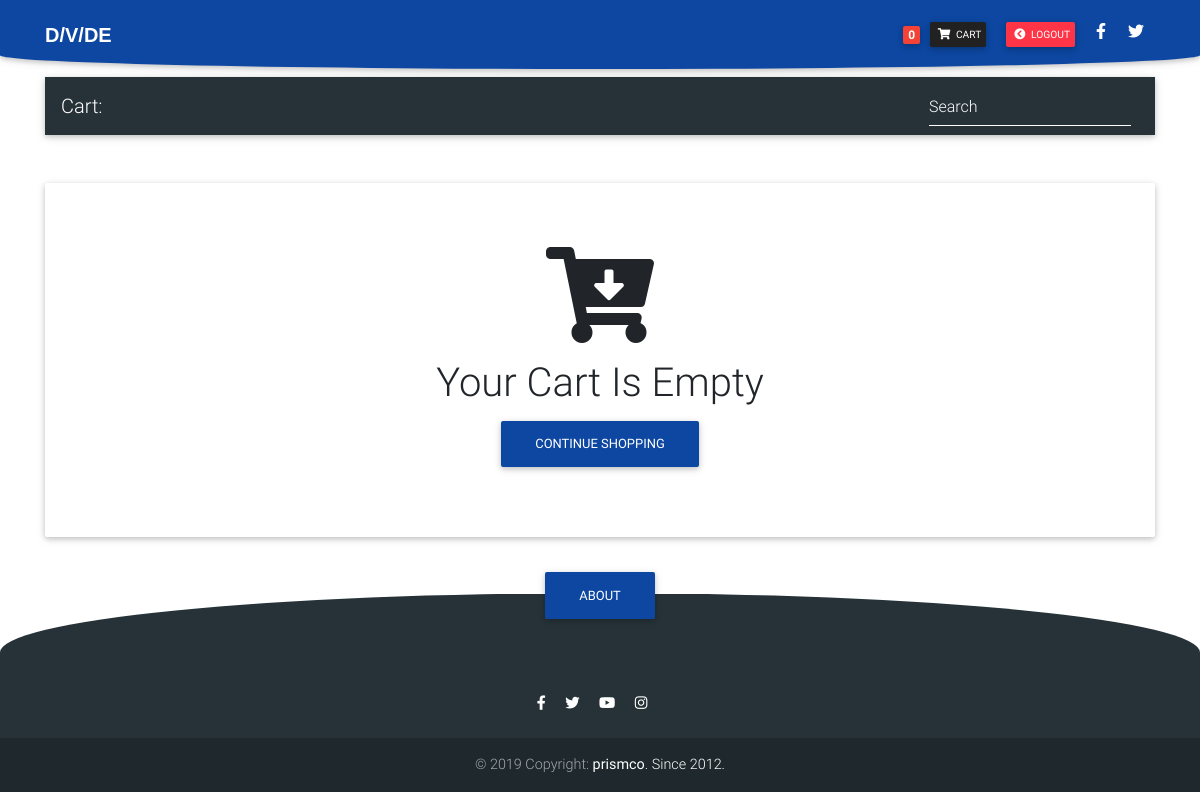
/order-summary/ (signed in), run on an earlier commit of the app's database.
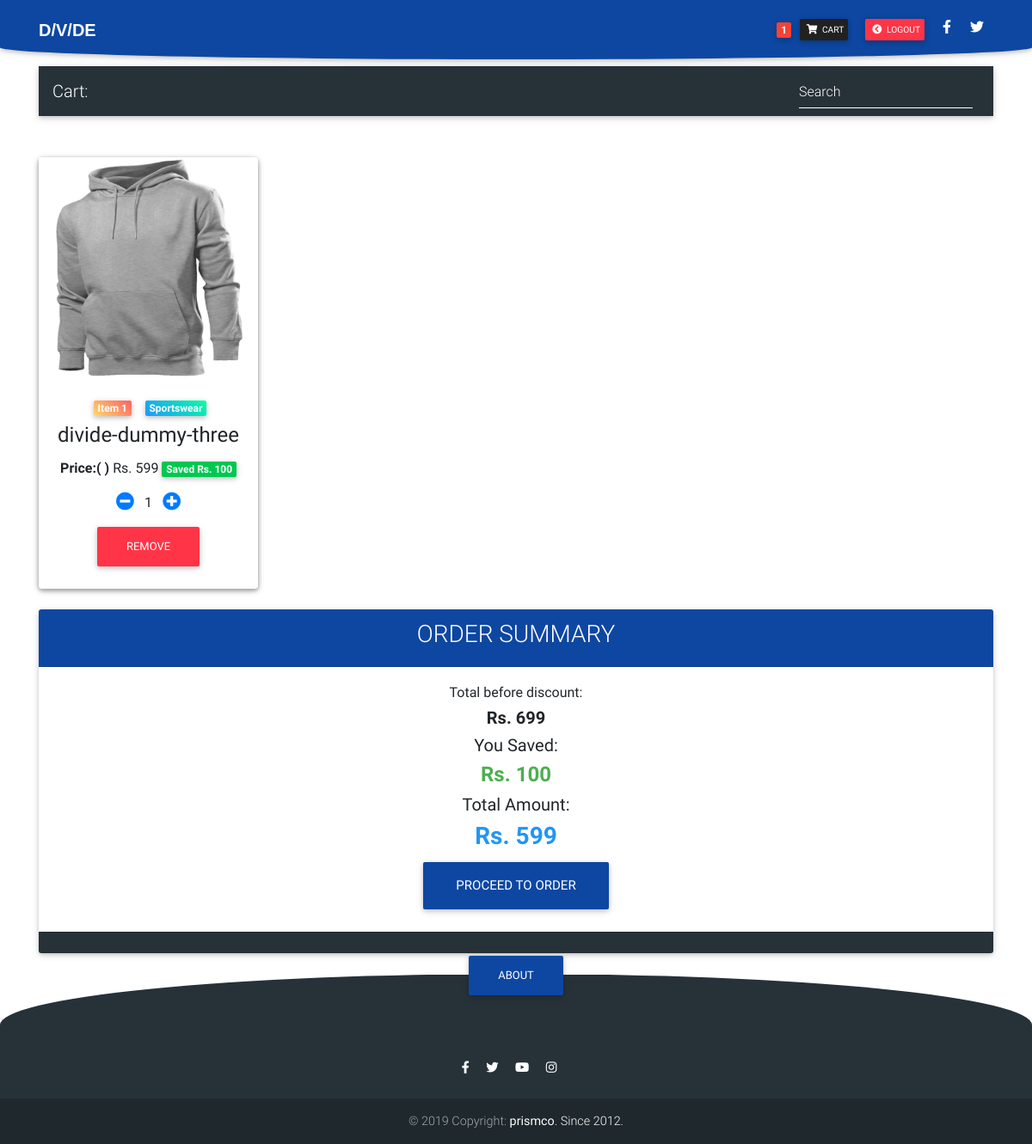
And on a later commit of the database.
### core/models.py (models this page shows, shortened)
class Order(models.Model):
    user = models.ForeignKey(settings.AUTH_USER_MODEL,
                            on_delete=models.CASCADE)
    items = models.ManyToManyField(OrderItem)
    start_date = models.DateTimeField(auto_now_add=True)
    ordered_date = models.DateTimeField()
    ordered = models.BooleanField(default=False)
    billing_address = models.ForeignKey('BillingAddresse', on_delete=models.SET_NULL,
                    blank=True,
                    null = True
                    )
    def get_total(self):
        total = 0
        for order_item in self.items.all():
            total += order_item.get_final_price()
        return total
    def get_all_total(self):
        total = 0
        for order_item in self.items.all():
            total += order_item.total_before_discount()
        return total
    def total_saved(self):
        total = 0
        for order_item in self.items.all():
            total += order_item.total_before_discount() - order_item.get_final_price()
        return total

class OrderItem(models.Model):
    user = models.ForeignKey(settings.AUTH_USER_MODEL,
                            on_delete=models.CASCADE)
    ordered = models.BooleanField(default=False)
    item = models.ForeignKey(Item, on_delete=models.CASCADE)
    quantity = models.IntegerField(default=1)
    size = models.CharField(blank=True,choices = ITEM_SIZE, max_length=2, default="S",)
    def get_total_item_price(self):
        return self.quantity * self.item.price
    def get_total_discount_item_price(self):
        return self.quantity * self.item.discount_price
    def get_amount_saved(self):
        return self.get_total_item_price() - self.get_total_discount_item_price()
    def get_final_price(self):
        if self.item.discount_price:
            return self.get_total_discount_item_price()
        return self.get_total_item_price()
    def total_before_discount(self):
        return self.get_total_item_price()

class Item(models.Model):
    title = models.CharField(max_length=100)
    price = models.IntegerField()
    discount_price = models.IntegerField(blank=True,null=True)
    image = models.ImageField(upload_to = 'product-img/',
        default='default/default-dummy-image.jpg',
        blank=True, null=True)
    category = models.CharField(choices=CATEGORY_CHOICES,max_length=2)
    label = models.CharField(choices=LABEL_CHOICES,max_length=1)
    label_name = models.CharField(choices=LABEL_NAME_CHOICES,max_length=12)
    slug = models.SlugField()
    description = models.TextField()
    quantity = models.IntegerField(default=1)
    add_info = models.TextField()
    add_image1 = models.ImageField(upload_to = 'additional/',
        default='default/add_default.jpg',
        blank=True, null=True)
    add_image2 = models.ImageField(upload_to = 'additional/',
        default='default/add_default.jpg',
        blank=True, null=True)
    add_image3 = models.ImageField(upload_to = 'additional/',
        default='default/add_default.jpg',
        blank=True, null=True)

### core/views.py (the view)
# urls.py: path('order-summary/', OrderSummaryView.as_view(), name='order-summary'),
class OrderSummaryView(LoginRequiredMixin, View):
    def get(self, *args,**kwargs):
        try:
            order = Order.objects.get(user=self.request.user, ordered=False)
            context = {
                'object' : order,
            }
            return render(self.request, 'order_summary.html', context=context)
        except ObjectDoesNotExist:
            messages.error(self.request, "You do not have active Orders!")
            return redirect("/")

### core/templatetags/cart_template_tags.py (called while the page is built)
@register.filter
def cart_item_count(user):
    if user.is_authenticated:
        qs = Order.objects.filter(user=user, ordered=False)
        if qs.exists():
            return qs[0].items.count()
    return 0

### templates/order_summary.html (shortened to what this page needs)
{% extends "base.html" %}
{% load static %}
{% block content %}
  <main>
    <div class="container">
      <nav class="navbar navbar-expand-lg navbar-dark special-color-dark lighten-3 mt-4 mb-5">
        <span class="navbar-brand">Cart:</span>
        <div class="collapse navbar-collapse" id="basicExampleNav">
          <form class="form-inline">
            <div class="md-form my-0">
              <input class="form-control mr-sm-2" type="text" placeholder="Search" aria-label="Search">
            </div>
          </form>
        </div>
      </nav>
    <section class="text-center mb-4 mt-5">
      <div class="row wow fadeIn">
        {% for order_item in object.items.all %}
        <div class="col-lg-3 col-md-6 mb-4">
          <div class="card">
            <div class="card">
              <div class="view overlay">
                <img class="card-img-top" src="{{ order_item.item.image.url }}" alt="Card image cap">
              </div>
              <div class="card-body">
                <a href="{% url 'core:home' %}" class="badge  ml-2 mr-1 mb-2 mt-2 peach-gradient">Item {{ forloop.counter }}</a>
                <a href="{% url 'core:home' %}" class="badge  ml-2 mr-1 mb-2 mt-2 aqua-gradient">{{ order_item.item.get_category_display }}</a>
                <h4 class="card-title">{{order_item.item.title}}</h4>
                <p>
                  <b>
                    Price:( {{ order_item.get_size_display }})
                  </b>
                  {% if order_item.item.discount_price %}
                    Rs. {{ order_item.get_total_discount_item_price }}
                    <span class="badge badge-success">
                       Saved Rs. <b>{{ order_item.get_amount_saved }}</b>
                    </span>
                    {% else %}
                    Rs. {{ order_item.get_total_item_price }}
                  {% endif %}
                </p>
                  <div class=" mt-3">
                    <a href="{% url 'core:remove-single-item-from-cart' order_item.item.slug %}"><i class="fas fa-lg fa-minus-circle mr-2"></i></a>
                    {{ order_item.quantity }}
                    <a href="{% url 'core:add-to-cart' order_item.item.slug %}"><i class="fas fa-plus-circle ml-2 fa-lg "></i></a>
                  </div>
                <a class="btn btn-danger mt-3" href="{% url 'core:remove-from-cart' order_item.item.slug %}">
                   Remove
                </a>
              </div>
            </div>
        </div>
        </div>
        {% empty %}
        <div class="container">
        <div class="jumbotron">
          <i class="fas fa-lf fa-6x fa-cart-arrow-down"></i>
          <h1 class="mt-3">Your Cart Is Empty</h1>
          <a class="btn primary-color-dark white-text " href="{% url 'core:home' %}">Continue Shopping</a>
        </div>
        </div>
        {% endfor %}
                {% if object.get_total %}
                <div class="container">
                  <div class="card text-center ">
                  <div class=" card-header primary-color-dark white-text">
                    <h3>ORDER SUMMARY</h3>
                  </div>
                  <div class="card-body">
                    <h6>Total before discount:</h6><h5><b>Rs. {{ object.get_all_total }}</b></h5>
                    <h5>You Saved:</h5><h4 class="green-text"><b>Rs. {{ object.total_saved }}</b></h4>
                    <h5>Total Amount:</h5><h3><b class="blue-text">Rs. {{ object.get_total }}</b></h3>
                    <a href="{% url 'core:checkout_page' %}" class="btn primary-color-dark btn-lg white-text">Proceed to Order</a>
                  </div>
                  <div class="card-footer text-muted special-color-dark white-text">
                  </div>
                  </div>
                </div>
              {% endif %}
      </div>
    </section>
</div>
  </main>
{% endblock content %}

### templates/base.html (shortened to what this page needs)
    {% load static %}
    {% load cart_template_tags %}
    <!DOCTYPE html>
    <html lang="en">
    <head>
      <link rel="stylesheet" href="https://use.fontawesome.com/releases/v5.8.2/css/all.css">
      <link href="{% static 'css/bootstrap.min.css' %}" rel="stylesheet">
      <link href="{% static 'css/mdb.min.css' %}" rel="stylesheet">
      <link href="{% static 'css/style.min.css' %}" rel="stylesheet">
    </head>
    <body>
      <nav class="navbar fixed-top navbar-expand-lg navbar-dark white scrolling-navbar primary-color-dark" style="  border-bottom-left-radius: 50% 20%;border-bottom-right-radius: 50% 20%;">
        <div class="container">
          <a class="navbar-brand waves-effect" href="/" target="_parent">
            <strong class="white-text" style="font-family: arial;"><b>D/V/DE</b></strong>
          </a>
          <div class="collapse navbar-collapse" id="navbarSupportedContent">
            <ul class="navbar-nav nav-flex-icons" style="color:white;">
              {% if request.user.is_authenticated %}
              <li class="nav-item">
                <a class="nav-link waves-effect" href="{% url 'core:order-summary' %}">
                  <span class="badge red z-depth-1 mr-1"> {{ request.user|cart_item_count }} </span>
                  <button class=" btn btn-dark btn-sm  text-white" style="padding:5px;margin:2px;"><i class="fas fa-shopping-cart" style="color:white;"></i> Cart </button>
                </a>
              </li>
              <li class="nav-item">
                <a class="nav-link waves-effect" href="{% url 'account_logout' %}">
                  <button class=" btn btn-danger btn-sm  text-white" style="padding:5px;margin:2px;"><i class="fas fa-chevron-circle-left" style="color:white;"></i> Logout </button>
                </a>
              </li>
              {% endif %}
              <li class="nav-item">
                <a href="https://www.facebook.com/mdbootstrap" class="nav-link waves-effect" target="_blank">
                  <i class="fab fa-facebook-f" style="color:white;"></i>
                </a>
              </li>
              <li class="nav-item">
                <a href="https://twitter.com/MDBootstrap" class="nav-link waves-effect" target="_blank">
                  <i class="fab fa-twitter" style="color:white;"></i>
                </a>
              </li>
            </ul>
          </div>
        </div>
      </nav>
        <div class="md-2 pt-5" style="margin-top:5px;">
        {% block content  %}
        {% endblock%}
        </div>
        <footer class="page-footer text-center font-small mt-4 wow fadeIn special-color-dark" style="  border-top-left-radius: 75% 45%;border-top-right-radius: 75% 45%;">
          <a class="nav-link white-text" href="{% url 'about_page' %}">
            <button class="btn primary-color-dark" style="position:relative;bottom:60px;">About</button>
          </a>
          <div class="pb-4">
            <a href="#" target="_blank">
              <i class="fab fa-facebook-f mr-3"></i>
            </a>
            <a href="#" target="_blank">
              <i class="fab fa-twitter mr-3"></i>
            </a>
            <a href="#" target="_blank">
              <i class="fab fa-youtube mr-3"></i>
            </a>
            <a href="#" target="_blank">
              <i class="fab fa-instagram mr-3"></i>
            </a>
          </div>
          <div class="footer-copyright py-3">
            © 2019 Copyright:
            <a href="https://mdbootstrap.com/education/bootstrap/" target="_blank"> <b>prismco</b>. Since 2012.</a>
          </div>
        </footer>
    </body>
    </html>

### templates/base.html (style rules this page uses)
html, body, header, .carousel { height: 60vh; }

What changed in the data, as far as the page shows it:
now on this page (row edited): OrderItem: item.image (placeholder picture), item.category "Sportswear", item "divide-dummy-three", get_total_discount_item_price "599", get_amount_saved "100", quantity "1"
now on this page (row unchanged): Order: get_all_total "699", total_saved "100", get_total "599"
Also different on the page:
{{ request.user|cart_item_count }}: "0" → "1"
text no longer shown: "Your Cart Is Empty CONTINUE SHOPPING"
text now shown: "ORDER SUMMARY Total before discount: Rs. You Saved: Rs. Total Amount: Rs. PROCEED TO ORDER"
